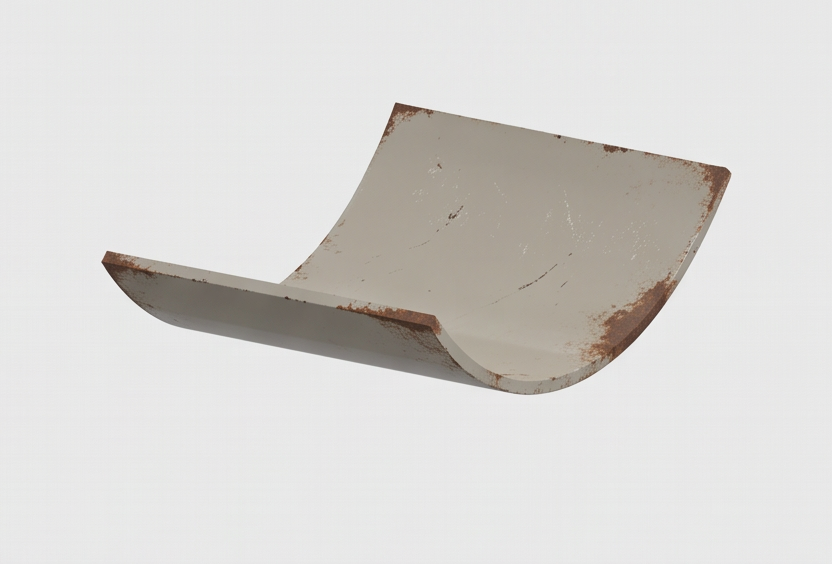
#> input picture kit/painted-cradle.png, 832 x 564 px
$ python -i shapes.py   (imports and definitions only)   (older library calls are emulated)
#> lines starting #> are read from the running program, lines starting #| are printed output that depends on the picture; after the words box and inside, x2 and y2 are one past the last pixel; in counts of white or black regions, pixels touching at a corner belong together
"""BRANDKIT_RUN Phase 4 — shape & motif. Detects recurring shapes on every board image and every Instagram thumbnail.
Each image is scaled so its short side is 720 px; every size below is a % of the frame, so all images are comparable.

Classes (OpenCV 5):
  rule_h / rule_v  long straight lines (HoughLinesP on Canny), >= 25% of the short side, not on the image border
  stroke           thickness of a rule = gap to its paired parallel edge (a drawn rule gives two edges); else <= 1 px
  frame            a rectangle inset from the image edges (4 vertices, covers >= 45% of the area, inset 1–20% of width)
  rect             closed 4-sided contour that fills its min-area rectangle (fill >= 0.985)
  rounded_rect     convex contour with fill 0.86–0.985; corner radius from the area deficit: wh - A = (4 - pi) r^2
  pill             rounded_rect whose radius >= 0.42 x its short side and aspect >= 1.6
  circle           circularity 4piA/P^2 >= 0.85, aspect < 1.2
  blob             smooth closed contour (>= 2% of the frame, solidity 0.75–0.97, circularity 0.45–0.85, >= 8 vertices at 1% epsilon)
  grid             >= 4 parallel rules of one orientation with regular spacing (CV of gaps < 0.15)
  grain            high-pass (gray - GaussianBlur sigma 1.5) std in flat areas; 'grain' = std >= 2.5 levels (judgment call threshold)
Contours are de-duplicated by bounding-box IoU > 0.8 (inner and outer edges of one stroke).
-> shapes/catalogue.json, shapes/CATALOGUE.md, kit/shapes/*.svg, fig/shapes_counts.png, fig/shapes_vocabulary.png
Run with brand-venv python -I."""
import json, math, pathlib, statistics as st, sys
from collections import defaultdict
import numpy as np, cv2
from PIL import Image, ImageSequence

# [1 line not run here, left out]
B = pathlib.Path(__file__).resolve().parents[1]
# [3 lines not run here, left out]
FAV = {"7529470", "14664481", "41911984", "2145281"}
S = 720
CLASSES = ["rule_h", "rule_v", "frame", "rect", "rounded_rect", "pill", "circle", "blob", "grid", "grain"]

def load(p):
    im = Image.open(p)
    if getattr(im, "is_animated", False):
        im = next(ImageSequence.Iterator(im))
    a = np.asarray(im.convert("RGB"))
    h, w = a.shape[:2]; k = S / min(h, w)
    return cv2.resize(a, (round(w * k), round(h * k)), interpolation=cv2.INTER_AREA)

def iou(a, b):
    ax, ay, aw, ah = a; bx, by, bw, bh = b
    ix = max(0, min(ax + aw, bx + bw) - max(ax, bx)); iy = max(0, min(ay + ah, by + bh) - max(ay, by))
    i = ix * iy; return i / (aw * ah + bw * bh - i + 1e-9)

def lines(gray, edges):
    H, W = gray.shape
    L = cv2.HoughLinesP(edges, 1, np.pi / 180, 80, minLineLength=int(0.25 * S), maxLineGap=4)
    L = np.asarray(L).reshape(-1, 4) if L is not None else np.zeros((0, 4), int)
    hs, vs = [], []
    for x1, y1, x2, y2 in L:
        ang = abs(math.degrees(math.atan2(y2 - y1, x2 - x1))) % 180
        if min(ang, 180 - ang) <= 2:  # horizontal
            y = (y1 + y2) / 2
            if 3 < y < H - 3: hs.append((min(x1, x2), max(x1, x2), y))
        elif abs(ang - 90) <= 2:
            x = (x1 + x2) / 2
            if 3 < x < W - 3: vs.append((min(y1, y2), max(y1, y2), x))
    return hs, vs

def merge(ls, tol=1.5):
    """merge collinear segments; returns rules as (a0, a1, pos, stroke_px)"""
    ls = sorted(ls, key=lambda l: l[2]); out = []
    for a0, a1, p in ls:
        for o in out:
            if abs(o["p"] - p) <= tol and not (a1 < o["a0"] - 10 or a0 > o["a1"] + 10):
                o["a0"] = min(o["a0"], a0); o["a1"] = max(o["a1"], a1); o["ps"].append(p); break
        else:
            out.append({"a0": a0, "a1": a1, "p": p, "ps": [p]})
    rules, used = [], set()
    for i, o in enumerate(out):  # a drawn rule = two edges a few px apart with overlap
        if i in used: continue
        stroke = 1.0
        for j in range(i + 1, len(out)):
            q = out[j]
            if j in used or q["p"] - o["p"] > 0.02 * S: continue
            ov = min(o["a1"], q["a1"]) - max(o["a0"], q["a0"])
            if ov > 0.7 * min(o["a1"] - o["a0"], q["a1"] - q["a0"]):
                stroke = q["p"] - o["p"]; used.add(j); break
        rules.append((o["a0"], o["a1"], o["p"] + stroke / 2, stroke))
    return rules

def grid_of(rules):
    """>= 4 parallel rules with regular spacing -> (count, spacing_px)"""
    ps = sorted(r[2] for r in rules)
    best = None
    for i in range(len(ps)):
        for j in range(i + 3, len(ps)):
            sub = ps[i:j + 1]; g = np.diff(sub)
            if g.min() > 0.03 * S and g.std() / g.mean() < 0.15:
                if not best or len(sub) > best[0]: best = (len(sub), float(g.mean()))
    return best

def analyse(rgb):
    H, W = rgb.shape[:2]; A = H * W
#> after `H, W = rgb.shape[:2]`: H = 564; W = 832
#> after `A = H * W`: A = 469248
    gray = cv2.cvtColor(rgb, cv2.COLOR_RGB2GRAY)
    edges = cv2.Canny(cv2.GaussianBlur(gray, (3, 3), 0), 50, 150)
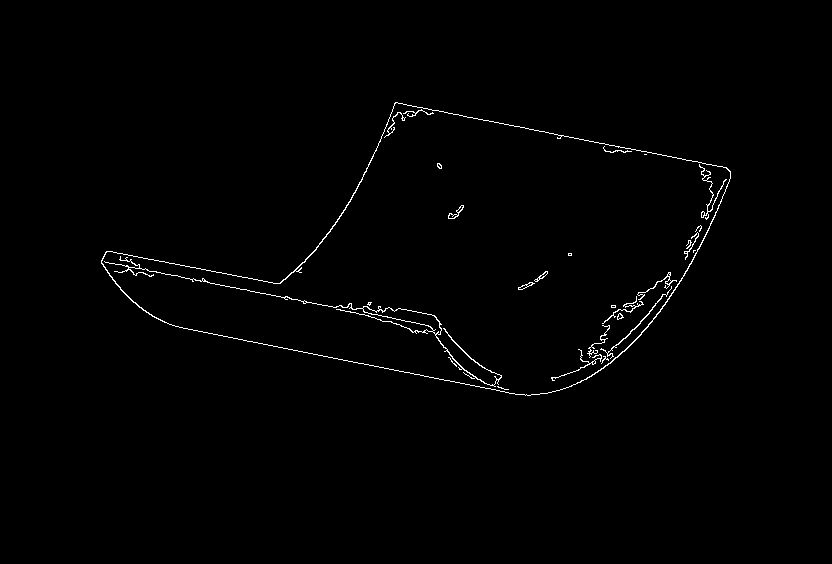
#> edges: shape (564, 832); 0.85% white in thin lines or dots, all inside (x1, y1, x2, y2) = (101, 102, 731, 396)
    hs, vs = lines(gray, edges)
#> in lines, `L = cv2.HoughLinesP(edges, 1, np.pi / 180, 80, minLineLength=int(0.25 ..`: L = [[101, 261, 336, 307], [395, 102, 608, 144], [175, 326, 484, 387], [278, 347, 527, 395], [463, 116, 727, 168]]
#> the loop in lines, `for x1, y1, x2, y2 in L:` made 5 passes
#> (x1, y1, x2, y2, ang) on passes 1 to 5: (101, 261, 336, 307, 11.08), (395, 102, 608, 144, 11.15), (175, 326, 484, 387, 11.17), (278, 347, 527, 395, 10.91), (463, 116, 727, 168, 11.14)
#> after the loop in lines, `for x1, y1, x2, y2 in L:`: hs = []
#> hs = []; vs = []
    rh, rv = merge(hs), merge(vs)
#> after the loop in merge, `for i, o in enumerate(out):`: used = 0 items
#> rh = []; rv = []
    d = {c: [] for c in CLASSES}
    for a0, a1, p, s in rh: d["rule_h"].append({"len_pct": round(100 * (a1 - a0) / W, 1), "y_pct": round(100 * p / H, 1), "stroke_pct_w": round(100 * s / W, 3)})
#> this loop made 0 passes
    for a0, a1, p, s in rv: d["rule_v"].append({"len_pct": round(100 * (a1 - a0) / H, 1), "x_pct": round(100 * p / W, 1), "stroke_pct_w": round(100 * s / W, 3)})
    for rules, o in ((rh, "h"), (rv, "v")):
        g = grid_of(rules)
        if g: d["grid"].append({"orientation": o, "lines": g[0], "spacing_pct": round(100 * g[1] / (H if o == "h" else W), 1)})
#> this loop made 2 passes
#> (rules, o) on passes 1 to 2: ([], 'h'), ([], 'v')
    closed = cv2.morphologyEx(edges, cv2.MORPH_CLOSE, np.ones((3, 3), np.uint8))
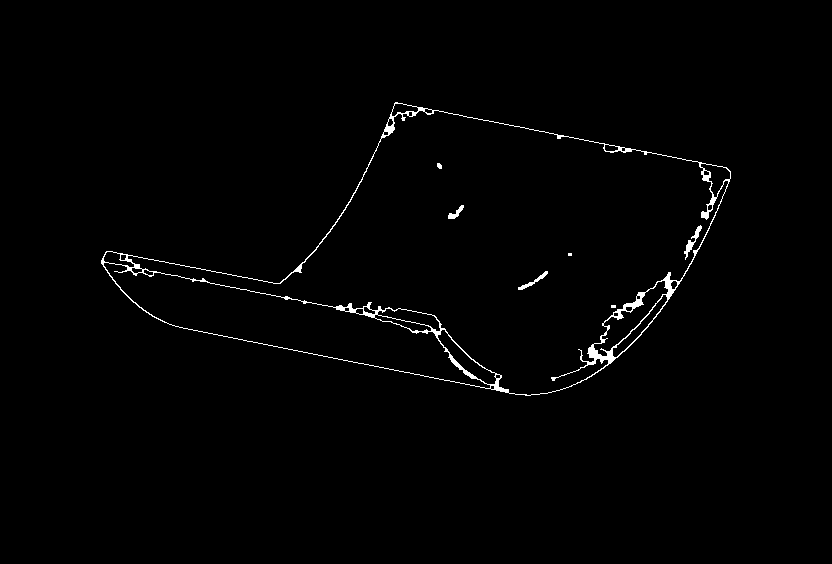
#> closed: shape (564, 832); 1.1% white in thin lines or dots, all inside (x1, y1, x2, y2) = (101, 102, 731, 396)
    cs, _ = cv2.findContours(closed, cv2.RETR_LIST, cv2.CHAIN_APPROX_SIMPLE)
#> cs = 37 contours, 11 with area under 20; largest, box (x1, y1, x2, y2) and area: (101, 102, 731, 396) 98634, (127, 110, 729, 396) 75240, (103, 262, 491, 389) 15974, (593, 280, 669, 357) 1512, (437, 329, 497, 385) 857
    seen = []
    for c in sorted(cs, key=cv2.contourArea, reverse=True):
        a = cv2.contourArea(c)
        if a < 0.01 * A or a > 0.97 * A: continue
        bb = cv2.boundingRect(c)
        if any(iou(bb, s) > 0.8 for s in seen): continue
        peri = cv2.arcLength(c, True); circ = 4 * math.pi * a / (peri * peri + 1e-9)
        (cx, cy), (rw, rh_), ang = cv2.minAreaRect(c)
        if min(rw, rh_) < 8: continue
        fill = a / (rw * rh_ + 1e-9); aspect = max(rw, rh_) / min(rw, rh_)
        hull = cv2.convexHull(c); sol = a / (cv2.contourArea(hull) + 1e-9)
        ap = cv2.approxPolyDP(c, 0.02 * peri, True); short = min(rw, rh_)
        x, y, w, h = bb; inset = min(x, y, W - x - w, H - y - h)
        rec = {"w_pct": round(100 * rw / W, 1), "h_pct": round(100 * rh_ / H, 1), "aspect": round(aspect, 2), "x_pct": round(100 * cx / W, 1), "y_pct": round(100 * cy / H, 1)}
        cls = None
        if len(ap) == 4 and a >= 0.45 * A and 0.01 * W <= inset <= 0.2 * W and fill >= 0.95:
            cls = "frame"; rec["inset_pct_w"] = round(100 * inset / W, 1)
        elif circ >= 0.85 and aspect < 1.2:
            cls = "circle"; rec["d_pct_short"] = round(100 * short / S, 1)
        elif sol >= 0.97 and fill >= 0.985 and len(ap) == 4:
            cls = "rect"
        elif sol >= 0.97 and 0.86 <= fill < 0.985:
            r = math.sqrt(max(0.0, rw * rh_ - a) / (4 - math.pi))
            if r < 0.5 * short:
                rec["radius_pct_short"] = round(100 * r / short, 1)  # of the shape's own short side
                rec["radius_pct_frame"] = round(100 * r / S, 2)       # of the frame's short side
                cls = "pill" if r >= 0.42 * short and aspect >= 1.6 else "rounded_rect"
        if cls is None and a >= 0.02 * A and 0.75 <= sol < 0.97 and 0.45 <= circ < 0.85 and len(cv2.approxPolyDP(c, 0.01 * peri, True)) >= 8:
            cls = "blob"; rec["circularity"] = round(circ, 2)
        if cls:
            seen.append(bb); d[cls].append(rec)
#> this loop made 37 passes
#> a on passes 4 to 15: 1511.5, 857, 621.5, 593.5, 473, 321, 244.5, 203.5, 110, 82, 78, 65.5
#> (a, peri, circ, cx, cy, rw, rh_, ang) on passes 1 to 2: (98634, 1618.6, 0.473, 411.5, 239.3, 264, 601.3, -78.86), (75240, 1988, 0.239, 423.2, 241.6, 264, 575.6, -78.86)
#> after the loop, seen = []
    # grain: high-pass energy in flat areas
    g = gray.astype(np.float32); hp = g - cv2.GaussianBlur(g, (0, 0), 1.5)
#> after `hp = g - cv2.GaussianBlur(g, (0, 0), 1.5)`:
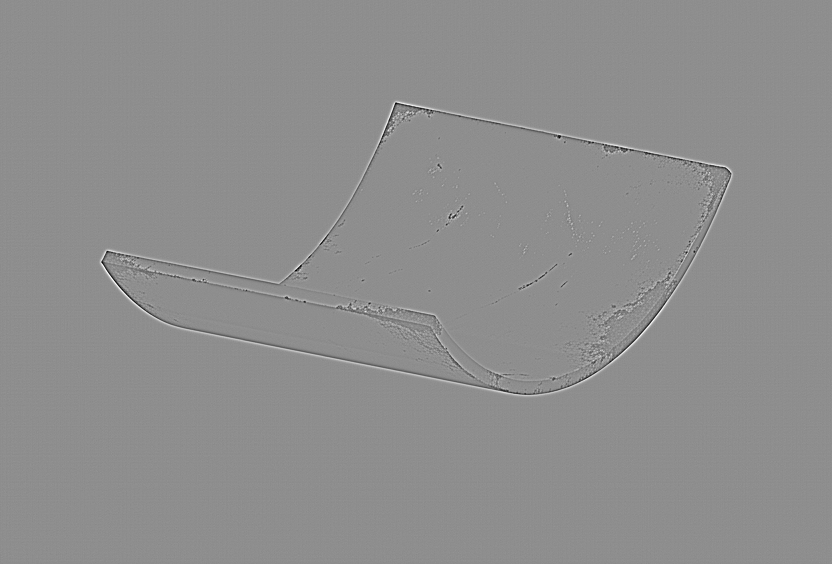
#> hp: shape (564, 832) float32; min -77.6, max 61.41, mean 0; drawn with min black and max white
    grad = cv2.magnitude(cv2.Sobel(g, cv2.CV_32F, 1, 0), cv2.Sobel(g, cv2.CV_32F, 0, 1))
    flat = grad < np.percentile(grad, 40)
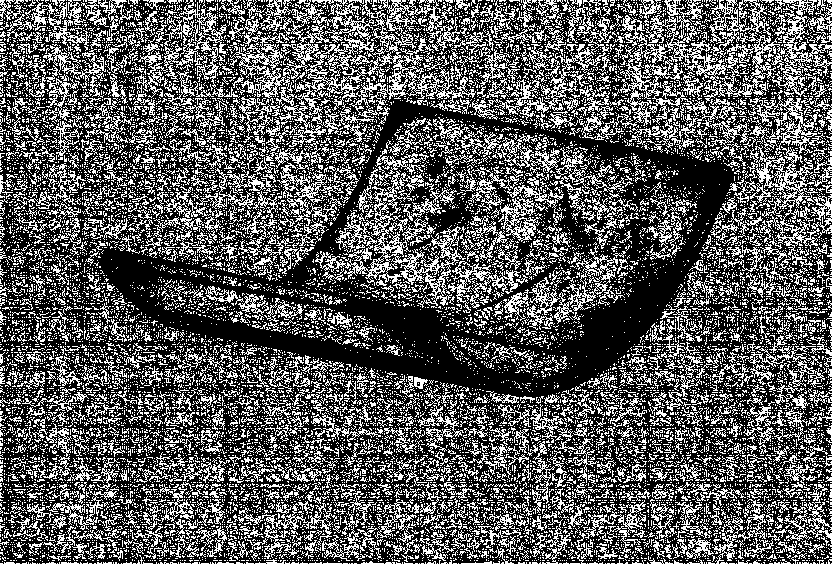
#> flat: shape (564, 832) bool; 35.2% white in thin lines or dots
    gs = float(hp[flat].std()) if flat.sum() > 500 else float(hp.std())
#> gs = 0.833
    if gs >= 2.5: d["grain"].append({"hp_std": round(gs, 2)})
    return d, round(gs, 2)

# [1 line not run here, left out]
# [1 line that did not run here, left out]
# [1 line not run here, left out]
per = {}
# [7 lines not run here, left out]

def med(cls, key, src=None):
    v = [s[key] for r in per.values() if src in (None, r["source"]) for s in r["shapes"][cls] if s.get(key) is not None]
    return (round(st.median(v), 3), len(v)) if v else (None, 0)

tot = {}
# [9 lines not run here, left out]
# [5 lines that did not run here, left out]
# rule: rank by score; keep every class present on >= 5% of images (score-weighted), at least 6 and at most 10
n_img = len(per)
# [1 line that did not run here, left out]
# [1 line that did not run here, left out]
# [1 line that did not run here, left out]
# [3 lines that did not run here, left out]
# [1 line not run here, left out]

# ---- SVGs (100 x 125 viewBox = 4:5 post; proportions from the medians above; ink #211b15 from colour/board.json aggregate #2)
INK = "#211b15"
def v(k, default):  # measured median or a stated default
    x = props[k][0]; return (x, "measured") if x is not None else (default, "judgment call (class not measured)")
# [1 line that did not run here, left out]
svgs = {}
def svg(name, body, note):
    s = f'<svg xmlns="http://www.w3.org/2000/svg" viewBox="0 0 100 125" width="400" height="500"><title>{name}</title><desc>{note}</desc>{body}</svg>\n'
    (SVG / f"{name}.svg").write_text(s, encoding="utf-8"); svgs[name] = note
# [1 line that did not run here, left out]
# [2 lines not run here, left out]
# [1 line that did not run here, left out]
# [2 lines not run here, left out]
# [1 line that did not run here, left out]
# [2 lines not run here, left out]
# [1 line that did not run here, left out]
# [1 line that did not run here, left out]
# [2 lines not run here, left out]
# [1 line that did not run here, left out]
# [1 line not run here, left out]
# [1 line that did not run here, left out]
# [1 line not run here, left out]
# [1 line that did not run here, left out]
# [1 line not run here, left out]
# [1 line that did not run here, left out]
# blob: a smooth closed curve whose circularity matches the median (radial wobble amplitude solved numerically)
def blob_path(target):
    best = None
    for amp in np.linspace(0, 1.6, 321):
        t = np.linspace(0, 2 * np.pi, 400, endpoint=False); r = np.exp(amp * (0.6 * np.sin(3 * t) + 0.4 * np.cos(2 * t + 0.7)))
        x, y = r * np.cos(t), r * np.sin(t); a = 0.5 * abs(np.dot(x, np.roll(y, 1)) - np.dot(y, np.roll(x, 1)))
        p = np.sum(np.hypot(np.diff(np.r_[x, x[0]]), np.diff(np.r_[y, y[0]]))); c = 4 * np.pi * a / p ** 2
        if best is None or abs(c - target) < abs(best[0] - target): best = (c, x, y)
    _, x, y = best; k = 30 / max(np.abs(x).max(), np.abs(y).max())
    pts = [(50 + k * a, 62.5 + k * b) for a, b in zip(x[::8], y[::8])]
    return "M" + " L".join(f"{a:.2f},{b:.2f}" for a, b in pts) + " Z", best[0]
# [1 line that did not run here, left out]
# [1 line not run here, left out]
# [1 line that did not run here, left out]
# [2 lines that did not run here, left out]
# [1 line not run here, left out]
# [1 line that did not run here, left out]
# [9 lines not run here, left out]
from matplotlib.patches import FancyBboxPatch, Rectangle, Circle, Polygon
# [1 line not run here, left out]
fig, ax = plt.subplots(figsize=(10, 5.6), dpi=150)
# [1 line that did not run here, left out]
# [1 line that did not run here, left out]
# [9 lines not run here, left out]

# [1 line that did not run here, left out]
# [1 line that did not run here, left out]
# [22 lines not run here, left out]

# ---- CATALOGUE.md
# [2 lines that did not run here, left out]
# [10 lines not run here, left out]

>>> import cv2
>>> picture = cv2.cvtColor(cv2.imread('../../kit/painted-cradle.png'), cv2.COLOR_BGR2RGB)
>>> result = analyse(picture)
